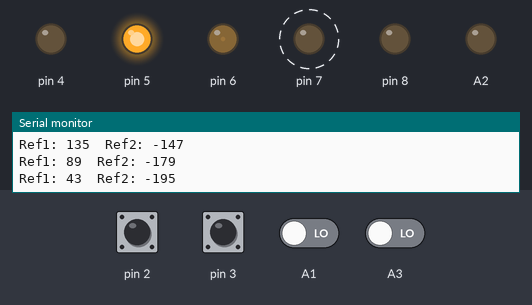
The sketch below on a simulated Arduino Uno, built with avr-gcc and run on an emulated ATmega328P. On the bench: output pins drawn as LEDs (lit = HIGH), the last lines printed to the serial monitor. Dashed ring = blinking. The inputs (shaded band) are chosen by the test bench; at power-on: pin 2, pin 3 HIGH, A1, A3 LOW.

Above: at 1.2 s.
1.3 s: pin 3 pulled LOW for 0.15 s
At 2.46 s:
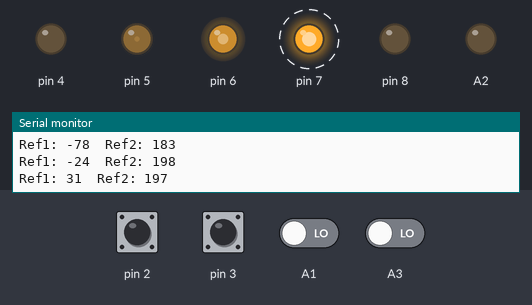
4.3 s: pin 2 pulled LOW for 0.15 s
At 6.6 s:
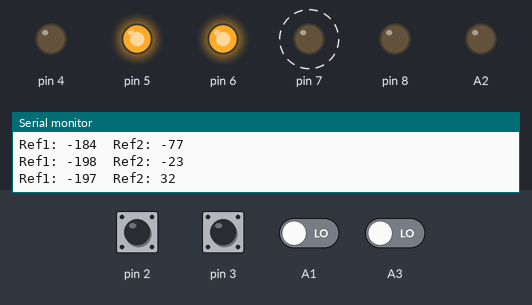
7.3 s: pin 2 pulled LOW for 1 s
At 9.56 s:
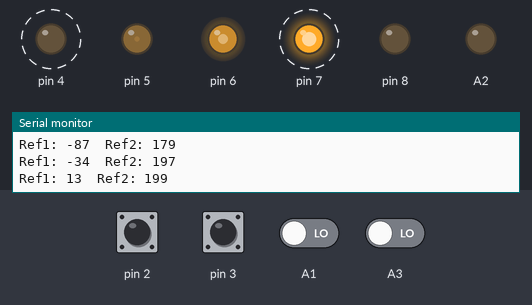
11.3 s: pin 2 pulled LOW for 0.15 s
14.4 s: pin 3 pulled LOW for 1 s
Timing chart, 0 to 18.4 s (numbered marks = the images above; inputs shaded):
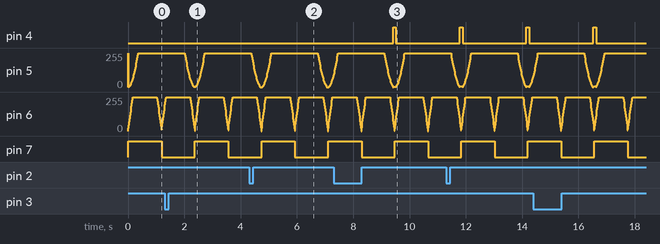

Measured:
- after the input at 7.3 s, pin 4: LOW → HIGH after 2.1 s, → LOW 0.09 s later

The sketch:

motor_class_test.ino
```cpp
/* creado el 02-01-2021 por Gonzalo Olave
   Control de posicion de un motor BLDC con sensores de efecto hall
   utilizando la clase Motor definida en Motor.h
*/

#include <Motor.h>

#define M1_HA 3// 2
#define M1_HB A3
#define M1_DIR 7
#define M1_EN 8
#define M1_PWM 6

#define M2_HA 2
#define M2_HB A1
#define M2_DIR 4
#define M2_EN A2
#define M2_PWM 5

int16_t ref = 0;
int16_t ref1 = 0;
int16_t ref2 = 0;

int amplitude = 200;

float th = 0;

int16_t pwm_out = 0;
float kp = 3.0;
unsigned long t = 0, t_pos = 0, t_sweep = 0;

Motor* m1;
Motor* m2;
uint8_t m1_int = M1_HA;
uint8_t m2_int = M2_HA;

void m1_isr() {
  m1->readCounter();
}

void m2_isr() {
  m2->readCounter();
}

void setup() {
  Serial.begin(115200);

  m1 = new Motor(M1_HA, M1_HB, M1_DIR, M1_EN, M1_PWM);
  m1->setupInterruptHandler(m1_isr);
  m1->setPositionPID(kp, 0, 0);

  m2 = new Motor(M2_HA, M2_HB, M2_DIR, M2_EN, M2_PWM);
  m2->setupInterruptHandler(m2_isr);
  m2->setPositionPID(kp, 0, 0);

  m2->setInitPosition(amplitude);

  t = millis();
  t_pos = millis();
  t_sweep = millis();
}

void loop() {
  /*
    if (Serial.available()) {
    ref = Serial.parseInt();
    int16_t aux = Serial.parseInt(); // quita el 0 que se lee siempre despues de un parseInt
    }*/

  /*
     sweep loop
  */
  if (millis() - t_sweep > 14) { // time delay
    th += 0.04; // step size
    ref1 = amplitude * sin(th);
    ref2 = amplitude * cos(th);
    t_sweep = millis();
  }

  if (millis() - t_pos > 1) { // 1kHz loop
    m1->moveToPosition(ref1);
    m2->moveToPosition(ref2);
    t_pos = millis();
  }

  if (millis() - t > 100) {
    Serial.print("Ref1: ");
    Serial.print(ref1);
    Serial.print("\tRef2: ");
    Serial.println(ref2);

    /*
      Serial.print("Ref: ");
      Serial.print(ref);
      Serial.print("\tMes: ");
      Serial.println(m2->getPosition());
    */
    t = millis();
  }
}
```
